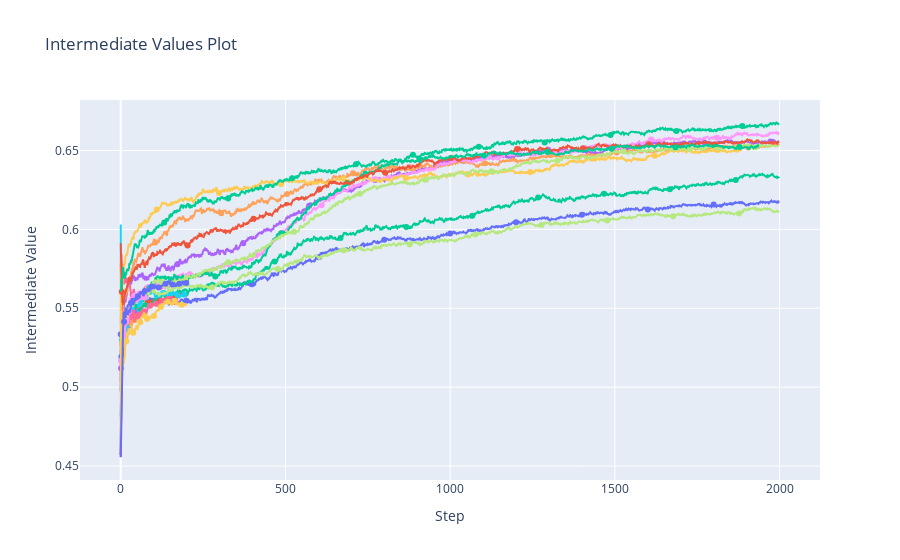

The cell this chart's notebook holds for it:
### Markdown cell above
##### Visualization

### Code cell
optuna.visualization.plot_intermediate_values(study_p)

### Figure 1 — Plotly figure (JSON) as saved in the notebook; plotly's stock layout.template omitted (floating-point values rounded to 4 significant figures; data arrays with more than 128 entries replaced by an {"elided": "..."} marker saying what was removed)
{"data": [{"marker": {"maxdisplayed": 10}, "mode": "lines+markers", "name": "Trial0", "type": "scatter", "x": {"elided": "2000 int values"}, "y": {"elided": "2000 float values"}}, {"marker": {"maxdisplayed": 10}, "mode": "lines+markers", "name": "Trial1", "type": "scatter", "x": {"elided": "202 int values"}, "y": {"elided": "202 float values"}}, {"marker": {"maxdisplayed": 10}, "mode": "lines+markers", "name": "Trial2", "type": "scatter", "x": {"elided": "2000 int values"}, "y": {"elided": "2000 float values"}}, {"marker": {"maxdisplayed": 10}, "mode": "lines+markers", "name": "Trial3", "type": "scatter", "x": {"elided": "2000 int values"}, "y": {"elided": "2000 float values"}}, {"marker": {"maxdisplayed": 10}, "mode": "lines+markers", "name": "Trial4", "type": "scatter", "x": {"elided": "2000 int values"}, "y": {"elided": "2000 float values"}}, {"marker": {"maxdisplayed": 10}, "mode": "lines+markers", "name": "Trial5", "type": "scatter", "x": {"elided": "201 int values"}, "y": {"elided": "201 float values"}}, {"marker": {"maxdisplayed": 10}, "mode": "lines+markers", "name": "Trial6", "type": "scatter", "x": {"elided": "203 int values"}, "y": {"elided": "203 float values"}}, {"marker": {"maxdisplayed": 10}, "mode": "lines+markers", "name": "Trial7", "type": "scatter", "x": {"elided": "2000 int values"}, "y": {"elided": "2000 float values"}}, {"marker": {"maxdisplayed": 10}, "mode": "lines+markers", "name": "Trial8", "type": "scatter", "x": {"elided": "2000 int values"}, "y": {"elided": "2000 float values"}}, {"marker": {"maxdisplayed": 10}, "mode": "lines+markers", "name": "Trial9", "type": "scatter", "x": {"elided": "1886 int values"}, "y": {"elided": "1886 float values"}}, {"marker": {"maxdisplayed": 10}, "mode": "lines+markers", "name": "Trial10", "type": "scatter", "x": [0, 1, 2, 3, 4, 5, 6, 7, 8, 9, 10, 11, 12, 13, 14, 15, 16, 17, 18, 19, 20, 21, 22, 23, 24, 25, 26, 27, 28, 29, 30, 31, 32, 33, 34, 35, 36, 37, 38, 39, 40, 41, 42, 43, 44, 45, 46, 47, 48, 49, 50, 51, 52, 53, 54, 55, 56, 57, 58, 59, 60, 61, 62, 63, 64, 65, 66, 67, 68, 69, 70, 71, 72, 73, 74, 75], "y": [0.4571, 0.4976, 0.5193, 0.5199, 0.5193, 0.5232, 0.5283, 0.5308, 0.5328, 0.5353, 0.5381, 0.5393, 0.5383, 0.543, 0.5454, 0.5473, 0.5472, 0.545, 0.5453, 0.5455, 0.5463, 0.5466, 0.5435, 0.5449, 0.5462, 0.5483, 0.551, 0.5478, 0.55, 0.5497, 0.5513, 0.5501, 0.551, 0.551, 0.5506, 0.549, 0.5519, 0.5521, 0.5515, 0.5508, 0.5515, 0.5514, 0.5517, 0.5512, 0.5505, 0.5513, 0.5514, 0.5538, 0.5534, 0.5531, 0.5533, 0.5507, 0.5526, 0.5521, 0.5519, 0.5518, 0.5523, 0.5527, 0.5548, 0.5549, 0.5559, 0.5558, 0.5561, 0.5552, 0.5577, 0.5581, 0.5569, 0.5553, 0.5541, 0.555, 0.5555, 0.5564, 0.558, 0.5561, 0.5578, 0.558]}, {"marker": {"maxdisplayed": 10}, "mode": "lines+markers", "name": "Trial11", "type": "scatter", "x": [0, 1, 2, 3, 4, 5, 6, 7, 8, 9, 10, 11, 12, 13, 14, 15, 16, 17, 18, 19, 20, 21, 22, 23, 24, 25, 26, 27, 28, 29, 30, 31, 32, 33, 34, 35, 36, 37, 38, 39, 40, 41, 42, 43, 44, 45, 46, 47, 48, 49, 50, 51, 52, 53, 54, 55, 56, 57, 58, 59, 60, 61, 62, 63, 64, 65, 66, 67, 68, 69, 70, 71, 72, 73, 74, 75], "y": [0.5221, 0.5236, 0.5176, 0.5258, 0.5286, 0.5246, 0.5344, 0.532, 0.5308, 0.5347, 0.5375, 0.537, 0.5394, 0.5357, 0.5366, 0.5392, 0.5407, 0.5437, 0.5438, 0.5432, 0.5483, 0.5451, 0.5455, 0.5457, 0.5467, 0.5458, 0.5447, 0.547, 0.5462, 0.5459, 0.5482, 0.5478, 0.5514, 0.5492, 0.5498, 0.5495, 0.5484, 0.5519, 0.5513, 0.5509, 0.552, 0.5536, 0.5542, 0.551, 0.5516, 0.5499, 0.5513, 0.5519, 0.5519, 0.554, 0.5533, 0.5549, 0.5545, 0.5547, 0.5539, 0.5539, 0.5539, 0.5541, 0.5554, 0.5548, 0.5541, 0.5559, 0.5571, 0.5561, 0.558, 0.556, 0.5577, 0.5588, 0.5572, 0.5582, 0.5575, 0.5575, 0.556, 0.5571, 0.5568, 0.5586]}, {"marker": {"maxdisplayed": 10}, "mode": "lines+markers", "name": "Trial12", "type": "scatter", "x": {"elided": "2000 int values"}, "y": {"elided": "2000 float values"}}, {"marker": {"maxdisplayed": 10}, "mode": "lines+markers", "name": "Trial13", "type": "scatter", "x": [0, 1, 2, 3, 4, 5, 6, 7, 8, 9, 10, 11, 12, 13, 14, 15, 16, 17, 18, 19, 20, 21, 22, 23, 24, 25, 26, 27, 28, 29, 30, 31, 32, 33, 34, 35, 36, 37, 38, 39, 40, 41, 42, 43, 44, 45, 46, 47, 48, 49, 50], "y": [0.4571, 0.512, 0.5253, 0.5271, 0.5304, 0.5271, 0.5343, 0.5299, 0.5285, 0.5324, 0.5324, 0.5323, 0.533, 0.5339, 0.5326, 0.5289, 0.534, 0.5333, 0.5349, 0.5356, 0.5371, 0.5356, 0.5378, 0.541, 0.5422, 0.5392, 0.5429, 0.5452, 0.5435, 0.5434, 0.5446, 0.5469, 0.5418, 0.5437, 0.5441, 0.5434, 0.5451, 0.5465, 0.5466, 0.5439, 0.5445, 0.545, 0.5466, 0.5471, 0.5473, 0.5493, 0.5457, 0.5455, 0.5451, 0.5453, 0.544]}, {"marker": {"maxdisplayed": 10}, "mode": "lines+markers", "name": "Trial14", "type": "scatter", "x": [0, 1, 2, 3, 4, 5, 6, 7, 8, 9, 10, 11, 12, 13, 14, 15, 16, 17, 18, 19, 20, 21, 22, 23, 24, 25, 26, 27, 28, 29, 30, 31, 32, 33, 34, 35, 36, 37, 38, 39, 40, 41, 42, 43, 44, 45, 46, 47, 48, 49, 50], "y": [0.4972, 0.5238, 0.5199, 0.5294, 0.5266, 0.5274, 0.5306, 0.5308, 0.5353, 0.5323, 0.5322, 0.5366, 0.5398, 0.5375, 0.541, 0.5413, 0.5395, 0.5382, 0.5403, 0.5417, 0.5403, 0.5408, 0.5401, 0.542, 0.54, 0.5412, 0.5405, 0.54, 0.5407, 0.5401, 0.5416, 0.5426, 0.5433, 0.5433, 0.5444, 0.545, 0.544, 0.5459, 0.544, 0.5442, 0.5437, 0.5426, 0.5431, 0.5419, 0.5422, 0.541, 0.5449, 0.5441, 0.5457, 0.545, 0.5458]}, {"marker": {"maxdisplayed": 10}, "mode": "lines+markers", "name": "Trial15", "type": "scatter", "x": [0, 1, 2, 3, 4, 5, 6, 7, 8, 9, 10, 11, 12, 13, 14, 15, 16, 17, 18, 19, 20, 21, 22, 23, 24, 25, 26, 27, 28, 29, 30, 31, 32, 33, 34, 35, 36, 37, 38, 39, 40, 41, 42, 43, 44, 45, 46, 47, 48, 49, 50, 51, 52, 53, 54, 55, 56, 57, 58, 59, 60, 61, 62, 63, 64, 65, 66, 67, 68, 69, 70, 71, 72, 73, 74, 75], "y": [0.4816, 0.5082, 0.5167, 0.5207, 0.5292, 0.5317, 0.5314, 0.5412, 0.5379, 0.5401, 0.538, 0.5403, 0.5348, 0.5341, 0.5338, 0.5338, 0.5315, 0.5313, 0.5342, 0.5343, 0.5344, 0.5372, 0.5384, 0.5431, 0.5418, 0.5464, 0.5488, 0.5501, 0.5509, 0.5505, 0.5515, 0.5516, 0.5507, 0.5505, 0.5496, 0.5497, 0.551, 0.5517, 0.5508, 0.5528, 0.5543, 0.5543, 0.5557, 0.5548, 0.5559, 0.555, 0.5546, 0.5535, 0.5535, 0.554, 0.5545, 0.5535, 0.5522, 0.5518, 0.5524, 0.5502, 0.5545, 0.5551, 0.5533, 0.5546, 0.5536, 0.5545, 0.5548, 0.5551, 0.5549, 0.5564, 0.557, 0.5542, 0.556, 0.5563, 0.5567, 0.5573, 0.5571, 0.5575, 0.5569, 0.5588]}, {"marker": {"maxdisplayed": 10}, "mode": "lines+markers", "name": "Trial16", "type": "scatter", "x": {"elided": "176 int values"}, "y": {"elided": "176 float values"}}, {"marker": {"maxdisplayed": 10}, "mode": "lines+markers", "name": "Trial17", "type": "scatter", "x": {"elided": "2000 int values"}, "y": {"elided": "2000 float values"}}, {"marker": {"maxdisplayed": 10}, "mode": "lines+markers", "name": "Trial18", "type": "scatter", "x": [0, 1, 2, 3, 4, 5, 6, 7, 8, 9, 10, 11, 12, 13, 14, 15, 16, 17, 18, 19, 20, 21, 22, 23, 24, 25, 26, 27, 28, 29, 30, 31, 32, 33, 34, 35, 36, 37, 38, 39, 40, 41, 42, 43, 44, 45, 46, 47, 48, 49, 50, 51, 52, 53, 54, 55, 56, 57, 58, 59, 60, 61, 62, 63, 64, 65, 66, 67, 68, 69, 70, 71, 72, 73, 74, 75], "y": [0.4972, 0.5166, 0.5103, 0.5116, 0.5203, 0.5312, 0.5287, 0.5286, 0.5301, 0.5284, 0.5312, 0.5299, 0.5319, 0.5382, 0.5399, 0.5409, 0.5406, 0.5416, 0.5405, 0.5419, 0.5428, 0.5429, 0.542, 0.5424, 0.5461, 0.548, 0.5497, 0.5508, 0.5521, 0.5531, 0.5531, 0.5536, 0.5531, 0.5555, 0.5538, 0.5542, 0.5539, 0.5544, 0.5532, 0.5557, 0.5559, 0.5581, 0.5589, 0.5577, 0.5555, 0.5538, 0.555, 0.5551, 0.5564, 0.5557, 0.5535, 0.5553, 0.5551, 0.5551, 0.5582, 0.5583, 0.5581, 0.5595, 0.5593, 0.5574, 0.5575, 0.5584, 0.558, 0.5593, 0.5588, 0.5571, 0.5562, 0.5578, 0.5576, 0.5596, 0.5585, 0.5563, 0.5578, 0.557, 0.5561, 0.5557]}, {"marker": {"maxdisplayed": 10}, "mode": "lines+markers", "name": "Trial19", "type": "scatter", "x": {"elided": "201 int values"}, "y": {"elided": "201 float values"}}, {"marker": {"maxdisplayed": 10}, "mode": "lines+markers", "name": "Trial20", "type": "scatter", "x": {"elided": "201 int values"}, "y": {"elided": "201 float values"}}, {"marker": {"maxdisplayed": 10}, "mode": "lines+markers", "name": "Trial21", "type": "scatter", "x": {"elided": "2000 int values"}, "y": {"elided": "2000 float values"}}, {"marker": {"maxdisplayed": 10}, "mode": "lines+markers", "name": "Trial22", "type": "scatter", "x": {"elided": "1937 int values"}, "y": {"elided": "1937 float values"}}], "layout": {"showlegend": false, "title": {"text": "Intermediate Values Plot"}, "xaxis": {"title": {"text": "Step"}}, "yaxis": {"title": {"text": "Intermediate Value"}}}}
